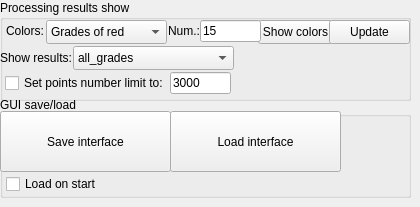
      <widget class="QWidget" name="tab_6">
       <attribute name="title">
        <string>GUI</string>
       </attribute>
       <widget class="QGroupBox" name="groupBox_10">
        <property name="geometry">
         <rect>
          <x>0</x>
          <y>0</y>
          <width>411</width>
          <height>101</height>
         </rect>
        </property>
        <property name="title">
         <string>Processing results show</string>
        </property>
        <widget class="QLabel" name="Model_ready_label_2">
         <property name="geometry">
          <rect>
           <x>55</x>
           <y>27</y>
           <width>16</width>
           <height>16</height>
          </rect>
         </property>
         <property name="autoFillBackground">
          <bool>true</bool>
         </property>
         <property name="text">
          <string/>
         </property>
        </widget>
        <widget class="QComboBox" name="Color_list_drop_down_">
         <property name="geometry">
          <rect>
           <x>46</x>
           <y>20</y>
           <width>121</width>
           <height>24</height>
          </rect>
         </property>
         <property name="currentText">
          <string>Grades of red</string>
         </property>
         <property name="currentIndex">
          <number>0</number>
         </property>
         <property name="placeholderText">
          <string>None</string>
         </property>
         <item>
          <property name="text">
           <string>Grades of red</string>
          </property>
         </item>
         <item>
          <property name="text">
           <string>Random colors</string>
          </property>
         </item>
        </widget>
        <widget class="QPushButton" name="COlors_list_show_button">
         <property name="geometry">
          <rect>
           <x>258</x>
           <y>20</y>
           <width>75</width>
           <height>24</height>
          </rect>
         </property>
         <property name="text">
          <string>Show colors</string>
         </property>
        </widget>
        <widget class="QLabel" name="Segmentlabel14_2">
         <property name="geometry">
          <rect>
           <x>168</x>
           <y>23</y>
           <width>41</width>
           <height>16</height>
          </rect>
         </property>
         <property name="text">
          <string>Num.:</string>
         </property>
        </widget>
        <widget class="QLineEdit" name="Settings_Segmentation_colors_number_textbox">
         <property name="geometry">
          <rect>
           <x>200</x>
           <y>20</y>
           <width>61</width>
           <height>22</height>
          </rect>
         </property>
         <property name="text">
          <string>15</string>
         </property>
        </widget>
        <widget class="QPushButton" name="COlors_list_generate_button">
         <property name="geometry">
          <rect>
           <x>329</x>
           <y>20</y>
           <width>81</width>
           <height>24</height>
          </rect>
         </property>
         <property name="text">
          <string>Update</string>
         </property>
        </widget>
        <widget class="QLabel" name="Segmentlabel14_3">
         <property name="geometry">
          <rect>
           <x>6</x>
           <y>23</y>
           <width>41</width>
           <height>16</height>
          </rect>
         </property>
         <property name="text">
          <string>Colors:</string>
         </property>
        </widget>
        <widget class="QLabel" name="Segmentlabel14_4">
         <property name="geometry">
          <rect>
           <x>0</x>
           <y>50</y>
           <width>71</width>
           <height>16</height>
          </rect>
         </property>
         <property name="text">
          <string>Show results:</string>
         </property>
        </widget>
        <widget class="QComboBox" name="Show_results_color_scheme_drop_down_1">
         <property name="geometry">
          <rect>
           <x>73</x>
           <y>46</y>
           <width>161</width>
           <height>24</height>
          </rect>
         </property>
         <property name="currentText">
          <string>all_grades</string>
         </property>
         <property name="currentIndex">
          <number>0</number>
         </property>
         <property name="placeholderText">
          <string>Grades of red</string>
         </property>
         <item>
          <property name="text">
           <string>all_grades</string>
          </property>
         </item>
         <item>
          <property name="text">
           <string>only_anom</string>
          </property>
         </item>
        </widget>
        <widget class="QCheckBox" name="GUI_show_results_points_number_limit_checkbox">
         <property name="geometry">
          <rect>
           <x>5</x>
           <y>73</y>
           <width>181</width>
           <height>20</height>
          </rect>
         </property>
         <property name="text">
          <string>Set points number limit to:</string>
         </property>
        </widget>
        <widget class="QLineEdit" name="GUI_show_results_points_number_limit_textbox">
         <property name="geometry">
          <rect>
           <x>170</x>
           <y>72</y>
           <width>61</width>
           <height>22</height>
          </rect>
         </property>
         <property name="text">
          <string>3000</string>
         </property>
        </widget>
       </widget>
       <widget class="QGroupBox" name="groupBox_13">
        <property name="geometry">
         <rect>
          <x>0</x>
          <y>97</y>
          <width>411</width>
          <height>101</height>
         </rect>
        </property>
        <property name="title">
         <string>GUI save/load</string>
        </property>
        <widget class="QLabel" name="Model_ready_label_4">
         <property name="geometry">
          <rect>
           <x>55</x>
           <y>27</y>
           <width>16</width>
           <height>16</height>
          </rect>
         </property>
         <property name="autoFillBackground">
          <bool>true</bool>
         </property>
         <property name="text">
          <string/>
         </property>
        </widget>
        <widget class="QPushButton" name="save_interface_button">
         <property name="geometry">
          <rect>
           <x>0</x>
           <y>14</y>
           <width>171</width>
           <height>61</height>
          </rect>
         </property>
         <property name="text">
          <string>Save interface</string>
         </property>
        </widget>
        <widget class="QPushButton" name="load_interface_button">
         <property name="geometry">
          <rect>
           <x>170</x>
           <y>14</y>
           <width>171</width>
           <height>61</height>
          </rect>
         </property>
         <property name="text">
          <string>Load interface</string>
         </property>
        </widget>
        <widget class="QCheckBox" name="GUI_load_default_on_start">
         <property name="geometry">
          <rect>
           <x>6</x>
           <y>77</y>
           <width>121</width>
           <height>20</height>
          </rect>
         </property>
         <property name="text">
          <string>Load on start</string>
         </property>
        </widget>
       </widget>
      </widget>
